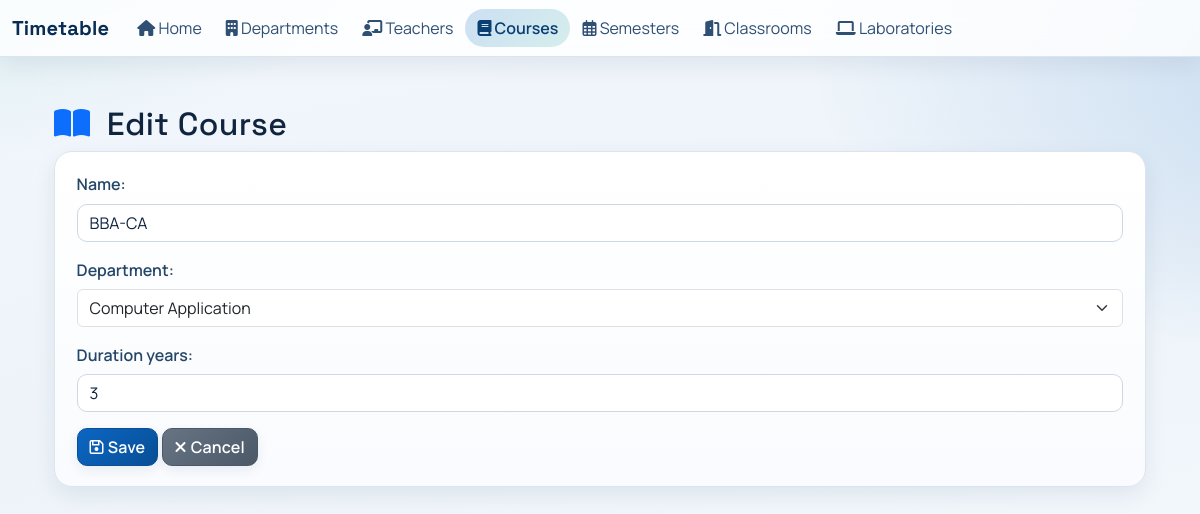
The page /courses/23/edit/ on the database its author committed.
### scheduler/models.py (models this page shows, shortened)
class Course(models.Model):
    name = models.CharField(max_length=100)
    department = models.ForeignKey(Department, on_delete=models.CASCADE, related_name='courses')
    duration_years = models.PositiveSmallIntegerField(default=3)

class Department(models.Model):
    name = models.CharField(max_length=100)
    description = models.TextField(blank=True)
    def __str__(self):
        return self.name

### scheduler/views.py (the view, shortened to what this page needs)
# urls.py: path('courses/<int:pk>/edit/', views.CourseUpdateView.as_view(), name='course_edit'),
class CourseUpdateView(UpdateView):
    model = Course
    form_class = CourseForm
    template_name = 'course_form.html'
    success_url = reverse_lazy('scheduler:course_list')

### scheduler/forms.py
class CourseForm(forms.ModelForm):
    class Meta:
        model = Course
        fields = ['name', 'department', 'duration_years']

### templates/course_form.html (shortened to what this page needs)
{% extends "base.html" %}
{% block content %}
<div class="container py-4">
    <h2>
        <i class="fa-solid fa-book-open me-2 text-primary"></i>
        {% if form.instance.pk %}Edit{% else %}Add{% endif %} Course
    </h2>
    <form method="post" novalidate>
        {{ form.as_p }}
        <button type="submit" class="btn btn-primary"><i class="fa-regular fa-floppy-disk me-1"></i>Save</button>
        <a href="{% url 'scheduler:course_list' %}" class="btn btn-secondary"><i class="fa-solid fa-xmark me-1"></i>Cancel</a>
    </form>
</div>
{% endblock %}

### static/css/styles.css (style rules this page uses)
:root { --app-bg: #edf3f9; --app-surface: #ffffff; --app-surface-soft: #f8fbff; --app-border: #dbe4f0; --app-text: #10243e; --app-muted: #5c6f87; --app-brand: #0b66c3; --app-brand-strong: #084f96; --app-brand-soft: rgba(11, 102, 195, 0.12); --app-accent: #0f9f8f; --app-danger: #c4384e; --radius-sm: 10px; --radius-md: 14px; --radius-lg: 18px; --shadow-sm: 0 8px 22px rgba(16, 36, 62, 0.08); --shadow-md: 0 16px 38px rgba(16, 36, 62, 0.14); --transition-fast: 180ms ease; --transition-slow: 300ms ease; }
* { box-sizing: border-box; }
html, body { min-height: 100%; }
body { font-family: "Manrope", "Segoe UI", Arial, sans-serif; color: var(--app-text); background: radial-gradient(1600px 750px at -20% -20%, rgba(15, 159, 143, 0.2), transparent 45%), radial-gradient(1400px 680px at 120% 8%, rgba(11, 102, 195, 0.2), transparent 45%), linear-gradient(170deg, #f2f7fc 0%, var(--app-bg) 45%, #f7fbff 100%); margin: 0; overflow-x: hidden; }
h1, h2, h3, h4, h5, h6, .navbar-brand { font-family: "Space Grotesk", "Manrope", sans-serif; letter-spacing: 0.01em; }
p, small { color: inherit; }
a { color: var(--app-brand); transition: color var(--transition-fast); }
.container { transition: transform var(--transition-fast); }
form p { margin-bottom: 1rem; }
form p label, .form-label { font-weight: 600; color: #244667; margin-bottom: 0.45rem; }
form input:not([type="checkbox"]):not([type="radio"]):not([type="submit"]):not([type="button"]):not([type="reset"]), form select, form textarea { border-radius: var(--radius-sm); border: 1px solid #cdd8e6; background: #fff; color: var(--app-text); transition: border-color var(--transition-fast), box-shadow var(--transition-fast), transform var(--transition-fast); }
.app-form { background: linear-gradient(180deg, #ffffff 0%, #f9fbfe 100%); border: 1px solid var(--app-border); border-radius: var(--radius-lg); box-shadow: var(--shadow-sm); padding: 1.25rem 1.35rem; }
.btn { font-weight: 600; letter-spacing: 0.01em; border-radius: var(--radius-sm); border-width: 1px; box-shadow: 0 4px 12px rgba(25, 50, 86, 0.08); transition: transform var(--transition-fast), box-shadow var(--transition-fast), filter var(--transition-fast); }
.btn-primary { background: linear-gradient(135deg, var(--app-brand) 0%, var(--app-brand-strong) 100%); border-color: var(--app-brand-strong); }
.btn-secondary { background: linear-gradient(135deg, #677483 0%, #4b5868 100%); border-color: #4b5868; }
.reveal-in { opacity: 1; transform: translateY(0); transition: opacity 420ms ease, transform 420ms ease; }

### rows shown on the page
Course: name "BBA-CA", department "Computer Application", duration_years "3"
